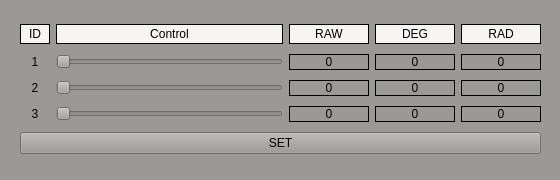
<?xml version="1.0" encoding="UTF-8"?>
<ui version="4.0">
 <class>MainWindowDesign</class>
 <widget class="QMainWindow" name="MainWindowDesign">
  <property name="geometry">
   <rect>
    <x>0</x>
    <y>0</y>
    <width>560</width>
    <height>180</height>
   </rect>
  </property>
  <property name="windowTitle">
   <string>Dynamixel RDK Controller</string>
  </property>
  <property name="windowIcon">
   <iconset resource="../resources/images.qrc">
    <normaloff>:/images/icon.png</normaloff>:/images/icon.png</iconset>
  </property>
  <property name="styleSheet">
   <string notr="true">background-color: rgb(154, 153, 150)</string>
  </property>
  <property name="locale">
   <locale language="English" country="Australia"/>
  </property>
  <widget class="QWidget" name="centralwidget">
   <widget class="QWidget" name="gridLayoutWidget">
    <property name="geometry">
     <rect>
      <x>20</x>
      <y>20</y>
      <width>521</width>
      <height>141</height>
     </rect>
    </property>
    <layout class="QGridLayout" name="gridLayout">
     <item row="3" column="2">
      <widget class="QLabel" name="pos3">
       <property name="minimumSize">
        <size>
         <width>80</width>
         <height>0</height>
        </size>
       </property>
       <property name="frameShape">
        <enum>QFrame::Box</enum>
       </property>
       <property name="text">
        <string>0</string>
       </property>
       <property name="alignment">
        <set>Qt::AlignCenter</set>
       </property>
      </widget>
     </item>
     <item row="3" column="4">
      <widget class="QLabel" name="rad3">
       <property name="minimumSize">
        <size>
         <width>80</width>
         <height>0</height>
        </size>
       </property>
       <property name="frameShape">
        <enum>QFrame::Box</enum>
       </property>
       <property name="text">
        <string>0</string>
       </property>
       <property name="alignment">
        <set>Qt::AlignCenter</set>
       </property>
      </widget>
     </item>
     <item row="3" column="1">
      <widget class="QSlider" name="slider3">
       <property name="maximum">
        <number>4095</number>
       </property>
       <property name="orientation">
        <enum>Qt::Horizontal</enum>
       </property>
      </widget>
     </item>
     <item row="1" column="4">
      <widget class="QLabel" name="rad1">
       <property name="minimumSize">
        <size>
         <width>80</width>
         <height>0</height>
        </size>
       </property>
       <property name="frameShape">
        <enum>QFrame::Box</enum>
       </property>
       <property name="text">
        <string>0</string>
       </property>
       <property name="alignment">
        <set>Qt::AlignCenter</set>
       </property>
      </widget>
     </item>
     <item row="3" column="0">
      <widget class="QLabel" name="label_3">
       <property name="minimumSize">
        <size>
         <width>20</width>
         <height>0</height>
        </size>
       </property>
       <property name="text">
        <string>3</string>
       </property>
       <property name="alignment">
        <set>Qt::AlignCenter</set>
       </property>
      </widget>
     </item>
     <item row="1" column="3">
      <widget class="QLabel" name="deg1">
       <property name="minimumSize">
        <size>
         <width>80</width>
         <height>0</height>
        </size>
       </property>
       <property name="frameShape">
        <enum>QFrame::Box</enum>
       </property>
       <property name="text">
        <string>0</string>
       </property>
       <property name="alignment">
        <set>Qt::AlignCenter</set>
       </property>
      </widget>
     </item>
     <item row="4" column="0" colspan="5">
      <widget class="QPushButton" name="set">
       <property name="text">
        <string>SET</string>
       </property>
      </widget>
     </item>
     <item row="1" column="2">
      <widget class="QLabel" name="pos1">
       <property name="minimumSize">
        <size>
         <width>80</width>
         <height>0</height>
        </size>
       </property>
       <property name="frameShape">
        <enum>QFrame::Box</enum>
       </property>
       <property name="text">
        <string>0</string>
       </property>
       <property name="alignment">
        <set>Qt::AlignCenter</set>
       </property>
      </widget>
     </item>
     <item row="1" column="0">
      <widget class="QLabel" name="label">
       <property name="minimumSize">
        <size>
         <width>20</width>
         <height>0</height>
        </size>
       </property>
       <property name="text">
        <string>1</string>
       </property>
       <property name="alignment">
        <set>Qt::AlignCenter</set>
       </property>
      </widget>
     </item>
     <item row="2" column="1">
      <widget class="QSlider" name="slider2">
       <property name="maximum">
        <number>4095</number>
       </property>
       <property name="orientation">
        <enum>Qt::Horizontal</enum>
       </property>
      </widget>
     </item>
     <item row="2" column="2">
      <widget class="QLabel" name="pos2">
       <property name="minimumSize">
        <size>
         <width>80</width>
         <height>0</height>
        </size>
       </property>
       <property name="frameShape">
        <enum>QFrame::Box</enum>
       </property>
       <property name="text">
        <string>0</string>
       </property>
       <property name="alignment">
        <set>Qt::AlignCenter</set>
       </property>
      </widget>
     </item>
     <item row="2" column="0">
      <widget class="QLabel" name="label_2">
       <property name="minimumSize">
        <size>
         <width>20</width>
         <height>0</height>
        </size>
       </property>
       <property name="text">
        <string>2</string>
       </property>
       <property name="alignment">
        <set>Qt::AlignCenter</set>
       </property>
      </widget>
     </item>
     <item row="3" column="3">
      <widget class="QLabel" name="deg3">
       <property name="minimumSize">
        <size>
         <width>80</width>
         <height>0</height>
        </size>
       </property>
       <property name="frameShape">
        <enum>QFrame::Box</enum>
       </property>
       <property name="text">
        <string>0</string>
       </property>
       <property name="alignment">
        <set>Qt::AlignCenter</set>
       </property>
      </widget>
     </item>
     <item row="1" column="1">
      <widget class="QSlider" name="slider1">
       <property name="maximum">
        <number>4095</number>
       </property>
       <property name="orientation">
        <enum>Qt::Horizontal</enum>
       </property>
      </widget>
     </item>
     <item row="2" column="3">
      <widget class="QLabel" name="deg2">
       <property name="minimumSize">
        <size>
         <width>80</width>
         <height>0</height>
        </size>
       </property>
       <property name="frameShape">
        <enum>QFrame::Box</enum>
       </property>
       <property name="text">
        <string>0</string>
       </property>
       <property name="alignment">
        <set>Qt::AlignCenter</set>
       </property>
      </widget>
     </item>
     <item row="2" column="4">
      <widget class="QLabel" name="rad2">
       <property name="minimumSize">
        <size>
         <width>80</width>
         <height>0</height>
        </size>
       </property>
       <property name="frameShape">
        <enum>QFrame::Box</enum>
       </property>
       <property name="text">
        <string>0</string>
       </property>
       <property name="alignment">
        <set>Qt::AlignCenter</set>
       </property>
      </widget>
     </item>
     <item row="0" column="2">
      <widget class="QLabel" name="pos1_2">
       <property name="minimumSize">
        <size>
         <width>80</width>
         <height>10</height>
        </size>
       </property>
       <property name="maximumSize">
        <size>
         <width>16777215</width>
         <height>20</height>
        </size>
       </property>
       <property name="styleSheet">
        <string notr="true">background-color: rgb(246, 245, 244)</string>
       </property>
       <property name="frameShape">
        <enum>QFrame::Box</enum>
       </property>
       <property name="text">
        <string>RAW</string>
       </property>
       <property name="alignment">
        <set>Qt::AlignCenter</set>
       </property>
      </widget>
     </item>
     <item row="0" column="3">
      <widget class="QLabel" name="pos1_3">
       <property name="minimumSize">
        <size>
         <width>80</width>
         <height>10</height>
        </size>
       </property>
       <property name="maximumSize">
        <size>
         <width>16777215</width>
         <height>20</height>
        </size>
       </property>
       <property name="styleSheet">
        <string notr="true">background-color: rgb(246, 245, 244)</string>
       </property>
       <property name="frameShape">
        <enum>QFrame::Box</enum>
       </property>
       <property name="text">
        <string>DEG</string>
       </property>
       <property name="alignment">
        <set>Qt::AlignCenter</set>
       </property>
      </widget>
     </item>
     <item row="0" column="4">
      <widget class="QLabel" name="pos1_4">
       <property name="minimumSize">
        <size>
         <width>80</width>
         <height>10</height>
        </size>
       </property>
       <property name="maximumSize">
        <size>
         <width>16777215</width>
         <height>20</height>
        </size>
       </property>
       <property name="styleSheet">
        <string notr="true">background-color: rgb(246, 245, 244)</string>
       </property>
       <property name="frameShape">
        <enum>QFrame::Box</enum>
       </property>
       <property name="text">
        <string>RAD</string>
       </property>
       <property name="alignment">
        <set>Qt::AlignCenter</set>
       </property>
      </widget>
     </item>
     <item row="0" column="1">
      <widget class="QLabel" name="pos1_5">
       <property name="minimumSize">
        <size>
         <width>80</width>
         <height>10</height>
        </size>
       </property>
       <property name="maximumSize">
        <size>
         <width>16777215</width>
         <height>20</height>
        </size>
       </property>
       <property name="styleSheet">
        <string notr="true">background-color: rgb(246, 245, 244)</string>
       </property>
       <property name="frameShape">
        <enum>QFrame::Box</enum>
       </property>
       <property name="text">
        <string>Control</string>
       </property>
       <property name="alignment">
        <set>Qt::AlignCenter</set>
       </property>
      </widget>
     </item>
     <item row="0" column="0">
      <widget class="QLabel" name="pos1_6">
       <property name="minimumSize">
        <size>
         <width>30</width>
         <height>10</height>
        </size>
       </property>
       <property name="maximumSize">
        <size>
         <width>30</width>
         <height>20</height>
        </size>
       </property>
       <property name="styleSheet">
        <string notr="true">background-color: rgb(246, 245, 244)</string>
       </property>
       <property name="frameShape">
        <enum>QFrame::Box</enum>
       </property>
       <property name="text">
        <string>ID</string>
       </property>
       <property name="alignment">
        <set>Qt::AlignCenter</set>
       </property>
      </widget>
     </item>
    </layout>
   </widget>
  </widget>
  <action name="action_Quit">
   <property name="text">
    <string>&amp;Quit</string>
   </property>
   <property name="shortcut">
    <string>Ctrl+Q</string>
   </property>
   <property name="shortcutContext">
    <enum>Qt::ApplicationShortcut</enum>
   </property>
  </action>
  <action name="action_Preferences">
   <property name="text">
    <string>&amp;Preferences</string>
   </property>
  </action>
  <action name="actionAbout">
   <property name="text">
    <string>&amp;About</string>
   </property>
  </action>
  <action name="actionAbout_Qt">
   <property name="text">
    <string>About &amp;Qt</string>
   </property>
  </action>
 </widget>
 <resources>
  <include location="../resources/images.qrc"/>
 </resources>
 <connections>
  <connection>
   <sender>action_Quit</sender>
   <signal>triggered()</signal>
   <receiver>MainWindowDesign</receiver>
   <slot>close()</slot>
   <hints>
    <hint type="sourcelabel">
     <x>-1</x>
     <y>-1</y>
    </hint>
    <hint type="destinationlabel">
     <x>399</x>
     <y>299</y>
    </hint>
   </hints>
  </connection>
 </connections>
</ui>
